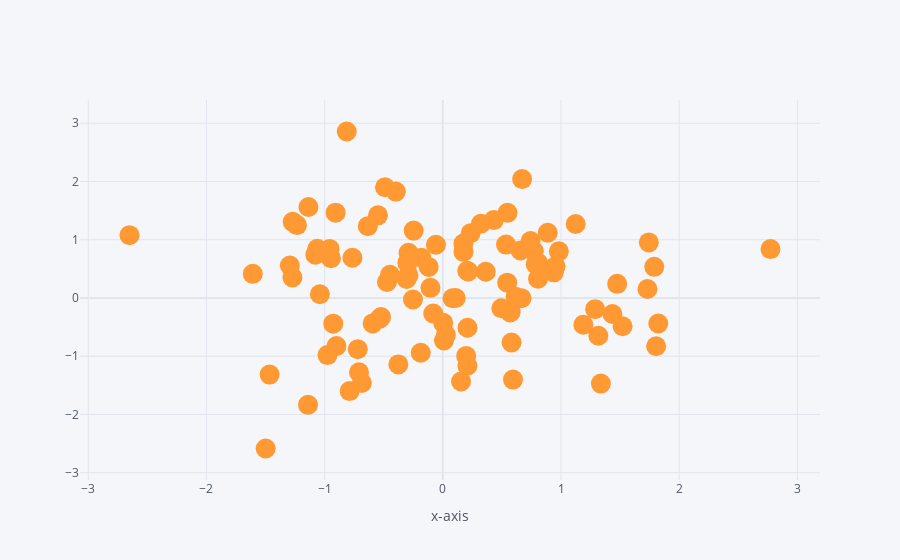

Here is the notebook cell this chart was saved with:
### Code cell
df.iplot(kind='scatter',x='A',y='B',mode='markers',size=20,xTitle='x-axis')
